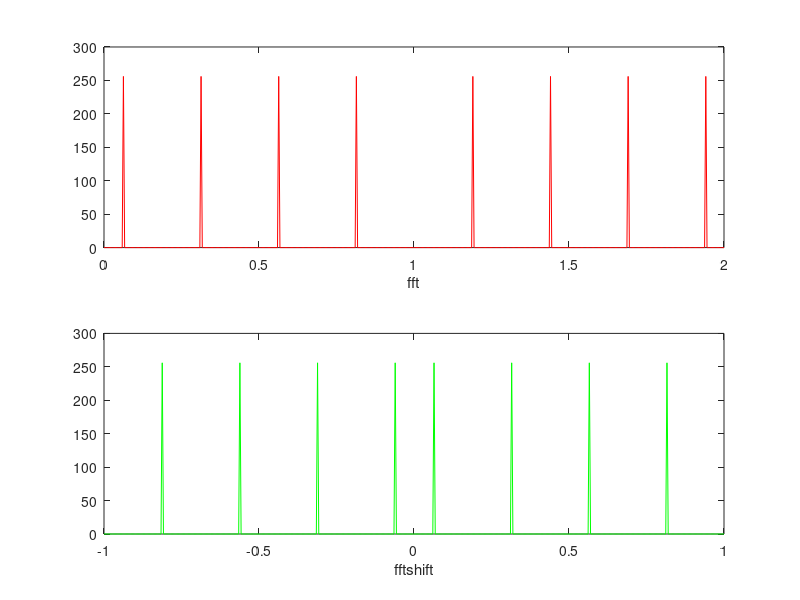

This figure's MATLAB source: (Note: this script raises an error after producing the figure.)
%% init workspace
clc;clear all;close all;
%% def problem parameters 
t = 0:1/(2*pi):100;
x = zeros(size(t));
for fi = pi.*[ 1/16,5/16,9/16,13/16]
    x = x + cos(2*pi*fi*t);
end
%% a) plot fft and fftshift
fft_x = fft(x,512);
fftshift_x = fftshift(fft_x);
W_fft =  linspace(0,2*pi,length(fft_x));
W_fftshift =  linspace(-pi,pi,length(fftshift_x));

figure;
subplot(211);   plot(W_fft/pi,abs(fft_x),'r'); xlabel('fft');
subplot(212);   plot(W_fftshift/pi,abs(fftshift_x),'g'); xlabel('fftshift');

%% b) xlsread
close all;
H = xlsread('filters.xls',1);
F = xlsread('filters.xls',2);
%% c) H -> F
 flt = [];
for i = 1:4
    flt_temp = filter(H(i,:),1,x);
%     flt_temp = downsample(flt_temp,4);
    flt_temp = flt_temp(1:4:length(flt_temp));
    flt = [flt;flt_temp];
end
flt2 = zeros(size(flt));

flt2(1,:) = flt(1,:) * 2;
flt2(3,:) = flt(3,:);
flt2(4,:) = flt(4,:) * 0.5;
% upsample
flt3 = zeros(4,size(flt,2)*4);
flt3(:,1:4:length(flt3)) = flt2; 

y = 0;
for i = 1:4
    flt_temp = filter(F(i,:),1,flt3(i,:));
    y = y + flt_temp;
end

%% plot x,y
fftshift_y = fftshift(fft(y,512));
figure; hold on;
plot(W_fftshift/pi,abs(fftshift_x),'r'); %xlabel('fftshift : x');
plot(W_fftshift/pi,abs(fftshift_y),'g'); %xlabel('fftshift : y');
legend('fftshift : x','fftshift : y');


 
